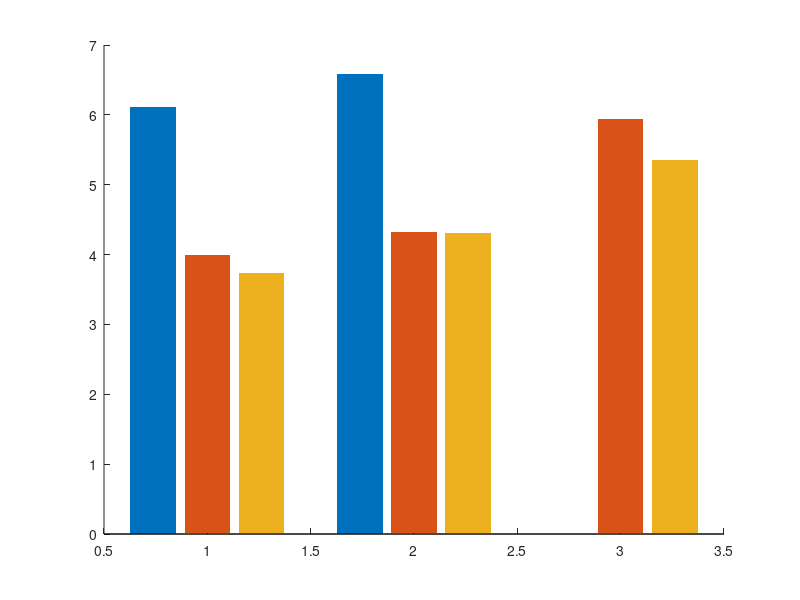

This chart was generated by the following MATLAB code: (Note: this script raises an error after producing the figure.)

% =========================================================================
% Figure 5c: Behavioral Thresholds across Directions
% Grouped bars + individual subject scatter + SEM error bars
% Open-table style X-axis
% =========================================================================

% Load data
% Threshold: 3 x 3
%   Rows    = 0°, 90°, -90°
%   Columns = Pre, Post1, Post2
%
% subject_data: N x 8
%   Col 1 = Pre 0°
%   Col 2 = Pre 90°
%   Col 3 = Post1 0°
%   Col 4 = Post1 90°
%   Col 5 = Post1 -90°
%   Col 6 = Post2 0°
%   Col 7 = Post2 90°
%   Col 8 = Post2 -90°

load('Fig_5c.mat', 'Threshold', 'SE', 'subject_data');

% --- 1. Parameter Setup & Colors ---
c_pre   = [127, 127, 127] / 255;
c_post1 = [91, 155, 213] / 255;
c_post2 = [237, 125, 49] / 255;

colors = [c_pre; c_post1; c_post2];
c_err = [0.3, 0.3, 0.3];

assert(isequal(size(Threshold), [3, 3]), ...
    'Threshold must be a 3 x 3 matrix.');

assert(isequal(size(SE), [3, 3]), ...
    'SE must be a 3 x 3 matrix.');

assert(size(subject_data, 2) == 8, ...
    'subject_data must have 8 columns.');

nSub = size(subject_data, 1);

% --- 2. Initialize Figure ---
figure('Name', 'Figure 5c', ...
    'Position', [100, 100, 800, 500], ...
    'Color', 'w');

hold on;

% --- 3. Plot Grouped Bars ---
b = bar(Threshold, 'grouped', ...
    'BarWidth', 0.85, ...
    'EdgeColor', 'none');

b(1).FaceColor = c_pre;
b(2).FaceColor = c_post1;
b(3).FaceColor = c_post2;

% Actual centers of bars
x_pre   = b(1).XEndPoints;
x_post1 = b(2).XEndPoints;
x_post2 = b(3).XEndPoints;

% --- 4. Define Explicit Subject Data-to-Bar Mapping ---
% Each entry specifies exactly which subject_data column belongs
% to which bar. NaN means that the condition does not exist.

bar_x = [ ...
    x_pre(1),   x_post1(1), x_post2(1), ...  % 0°
    x_pre(2),   x_post1(2), x_post2(2), ...  % 90°
    NaN,        x_post1(3), x_post2(3)  ...  % -90°
    ];

subject_col = [1, 3, 6, ...  % 0°: Pre, Post1, Post2
               2, 4, 7, ...  % 90°: Pre, Post1, Post2
               NaN, 5, 8];   % -90°: no Pre, then Post1, Post2

bar_cond = [1, 2, 3, ...     % 0°
            1, 2, 3, ...     % 90°
            NaN, 2, 3];      % -90°

% Diagnostic output: verify the subject-data mapping
fprintf('\nSubject-data mapping for Figure 5c:\n');

for k = 1:9
    if isnan(subject_col(k))
        fprintf('Bar %d: no data (expected -90° Pre)\n', k);
    else
        vals = subject_data(:, subject_col(k));
        fprintf('Bar %d: subject_data column %d, %d finite values\n', ...
            k, subject_col(k), sum(isfinite(vals)));
    end
end

% --- 5. Overlay Individual Subject Scatter ---
ylim([0, 8.5]);

marker_size = 28;

for k = 1:9

    % Explicitly skip -90° Pre: no bar position and no subject data
    if isnan(subject_col(k)) || isnan(bar_x(k))
        continue;
    end

    % Retrieve only the subject data assigned to this bar
    vals = subject_data(:, subject_col(k));

    % Remove missing values
    vals = vals(isfinite(vals));

    if isempty(vals)
        continue;
    end

    % All subjects are assigned to the correct bar center
    x_scatter = repmat(bar_x(k), numel(vals), 1);

    % Draw this bar's subjects using its own condition color
    beeswarm(x_scatter, vals, ...
        'sort_style', 'up', ...
        'use_current_axes', true, ...
        'colormap', colors(bar_cond(k), :), ...
        'MarkerFaceAlpha', 1, ...
        'MarkerEdgeColor', 'white');

    hold on;

    % Resize newly created scatter objects
    % Only resize Scatter objects, not bars or error bars
    scatter_handles = findobj(gca, 'Type', 'Scatter');

    if ~isempty(scatter_handles)
        set(scatter_handles, 'SizeData', marker_size);
    end
end

% Keep the bars behind the scatter
set(gca, 'SortMethod', 'childorder');

% --- 6. Plot Error Bars ---
for i = 1:3
    errorbar(b(i).XEndPoints, Threshold(:, i), SE(:, i), ...
        'Color', c_err, ...
        'LineStyle', 'none', ...
        'LineWidth', 1.5, ...
        'CapSize', 6);
end

% --- 7. Axes Formatting ---
xlim([0.4, 3.6]);
ylim([0, 8.5]);
yticks(0:2:8);

ylabel('Threshold (°)', ...
    'FontSize', 22, ...
    'FontName', 'Arial');

set(gca, 'XTick', [], 'XTickLabel', []);

% --- 8. Open-Table Style X-Axis Labels ---
y_text_pos1 = -0.4;
labels = {'Pre', 'Post1', 'Post2'};

for group_idx = 1:3
    for cond = 1:3
        text(b(cond).XEndPoints(group_idx), y_text_pos1, labels{cond}, ...
            'FontSize', 14, ...
            'FontName', 'Arial', ...
            'HorizontalAlignment', 'center', ...
            'Clipping', 'off');
    end
end

% Primary direction labels
y_text_pos2 = -1.2;

text(1, y_text_pos2, '0°', ...
    'FontSize', 20, 'FontName', 'Arial', ...
    'HorizontalAlignment', 'center', 'Clipping', 'off');

text(2, y_text_pos2, '90°', ...
    'FontSize', 20, 'FontName', 'Arial', ...
    'HorizontalAlignment', 'center', 'Clipping', 'off');

text(3, y_text_pos2, '-90°', ...
    'FontSize', 20, 'FontName', 'Arial', ...
    'HorizontalAlignment', 'center', 'Clipping', 'off');

% Vertical separators
plot([1.5, 1.5], [0, -1.6], 'k-', ...
    'LineWidth', 1.5, 'Clipping', 'off');

plot([2.5, 2.5], [0, -1.6], 'k-', ...
    'LineWidth', 1.5, 'Clipping', 'off');

% --- 9. Legend and Final Formatting ---
box off;

set(gca, ...
    'LineWidth', 2, ...
    'TickDir', 'out', ...
    'TickLength', [0.015, 0.015], ...
    'FontSize', 18, ...
    'FontName', 'Arial');

lgd = legend(b, {'Pre', 'Post1', 'Post2'}, ...
    'Location', 'northeastoutside', ...
    'Box', 'off');

lgd.FontSize = 16;
lgd.ItemTokenSize = [20, 18];

hold off;
